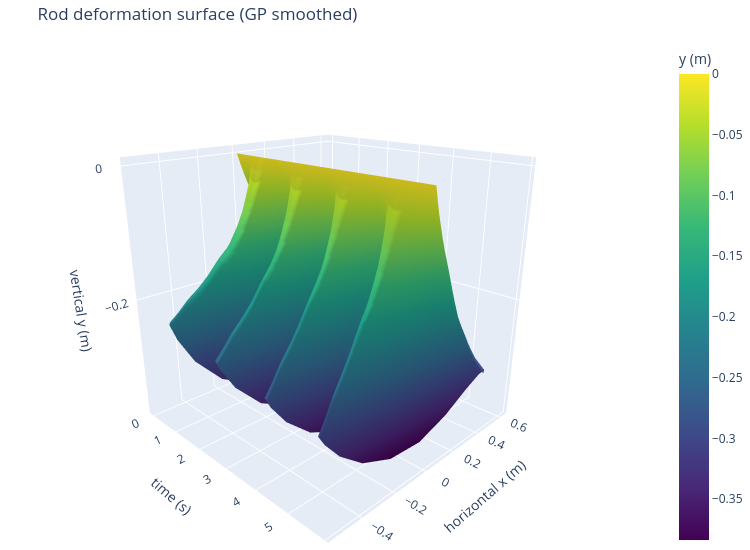

The cell this chart's notebook holds for it:
### Markdown cell above
## Step 4 — 3D surface: GP smoothed x(t, node)

### Code cell
import numpy as np
import plotly.graph_objects as go

# Subsample frames for speed (every 4th frame)
_stride = 1
_frames = np.arange(0, n_frames, _stride)
_n_pts  = N_TRAIN_PTS

# Build grids using physical GP positions — same layout as raw data surface
X_grid_gp = x_gp_all[_frames, :].T                        # (n_pts, n_t)  GP horizontal position
T_grid_gp = np.tile(t_raw[_frames], (_n_pts, 1))           # (n_pts, n_t)  time
Y_grid_gp = y_gp_all[_frames, :].T                        # (n_pts, n_t)  GP vertical position

# ── Plotly 3D surface: GP smoothed x vs y (horizontal position on y-axis) ─
fig3d = go.Figure(go.Surface(
    x=T_grid_gp,
    y=X_grid_gp,
    z=Y_grid_gp,
    colorscale='viridis',
    colorbar=dict(title='y (m)'),
))
fig3d.update_layout(
    title='Rod deformation surface (GP smoothed)',
    scene=dict(
        xaxis_title='time (s)',
        yaxis_title='horizontal x (m)',
        zaxis_title='vertical y (m)',
        camera=dict(eye=dict(x=1.5, y=-1.5, z=0.8))
    ),
    width=750, height=550, margin=dict(l=0, r=0, t=40, b=0)
)
fig3d.show()

### Figure 1 — Plotly figure (JSON) as saved in the notebook; plotly's stock layout.template omitted (floating-point values rounded to 4 significant figures; data arrays with more than 128 entries replaced by an {"elided": "..."} marker saying what was removed)
{"data": [{"colorbar": {"title": {"text": "y (m)"}}, "colorscale": [[0, "#440154"], [0.1111, "#482878"], [0.2222, "#3e4989"], [0.3333, "#31688e"], [0.4444, "#26828e"], [0.5556, "#1f9e89"], [0.6667, "#35b779"], [0.7778, "#6ece58"], [0.8889, "#b5de2b"], [1, "#fde725"]], "type": "surface", "x": {"elided": "25x76 float values"}, "y": {"elided": "25x76 float values"}, "z": {"elided": "25x76 float values"}}], "layout": {"height": 550, "margin": {"b": 0, "l": 0, "r": 0, "t": 40}, "scene": {"camera": {"eye": {"x": 1.5, "y": -1.5, "z": 0.8}}, "xaxis": {"title": {"text": "time (s)"}}, "yaxis": {"title": {"text": "horizontal x (m)"}}, "zaxis": {"title": {"text": "vertical y (m)"}}}, "title": {"text": "Rod deformation surface (GP smoothed)"}, "width": 750}}
